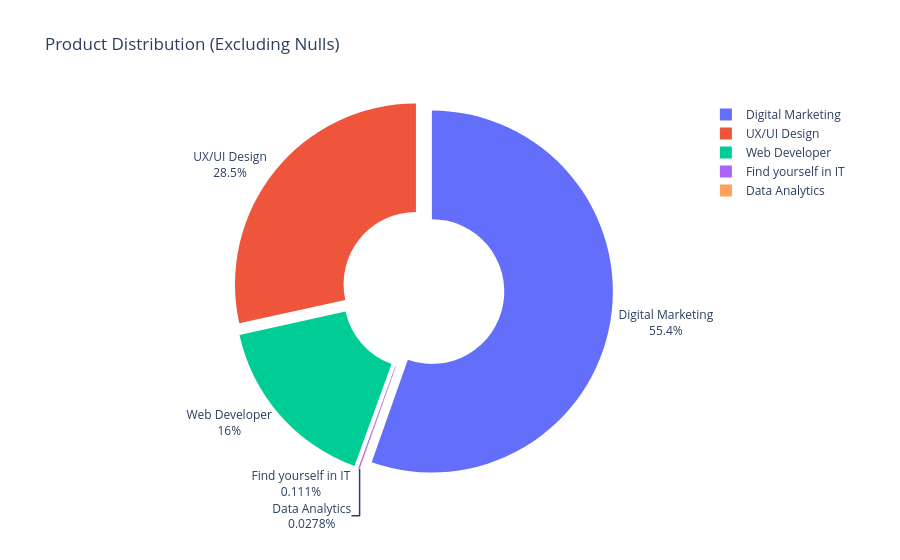

Notebook source saved alongside this figure:
### Markdown cell above
## 2. Analyze categorical fields such as quality, stage, source, and product

### Code cell
# 1. Filter out null values for Product analysis
product_data = deals.filter(pl.col("Product").is_not_null())

# 2. Count occurrences
product_counts = product_data["Product"].value_counts()

# 3. Create the Pie/Donut Chart with increased size
fig_pie = px.pie(
    product_counts.to_pandas(), 
    values="count", 
    names="Product", 
    title="Product Distribution (Excluding Nulls)",
    hole=0.4, 
    template="plotly_white"
)

# Rule: Move labels outside and increase chart dimensions for clarity
fig_pie.update_traces(
    textinfo='percent+label',
    textposition='outside', # Moves labels outside the slices to prevent overlapping
    pull=[0.05] * len(product_counts) # Slightly separates slices for better focus
)

"""fig_quality.update_layout(
    height=700, # Increased height
    width=900,  # Increased width to provide room for labels
    margin=dict(l=50, r=250, t=100, b=50), # Large right margin for the legend and labels
    legend=dict(
        orientation="v",
        yanchor="middle",
        y=0.5,
        xanchor="left",
        x=1.1
    )
)"""

fig_pie.show()

### Figure 1 — Plotly figure (JSON) as saved in the notebook; plotly's stock layout.template omitted (floating-point values rounded to 4 significant figures)
{"data": [{"domain": {"x": [0, 1], "y": [0, 1]}, "hole": 0.4, "hovertemplate": "Product=%{label}<br>count=%{value}<extra></extra>", "labels": ["Web Developer", "Data Analytics", "Find yourself in IT", "Digital Marketing", "UX/UI Design"], "legendgroup": "", "name": "", "pull": [0.05, 0.05, 0.05, 0.05, 0.05], "showlegend": true, "textinfo": "percent+label", "textposition": "outside", "type": "pie", "values": [575, 1, 4, 1990, 1022]}], "layout": {"legend": {"tracegroupgap": 0}, "title": {"text": "Product Distribution (Excluding Nulls)"}}}
